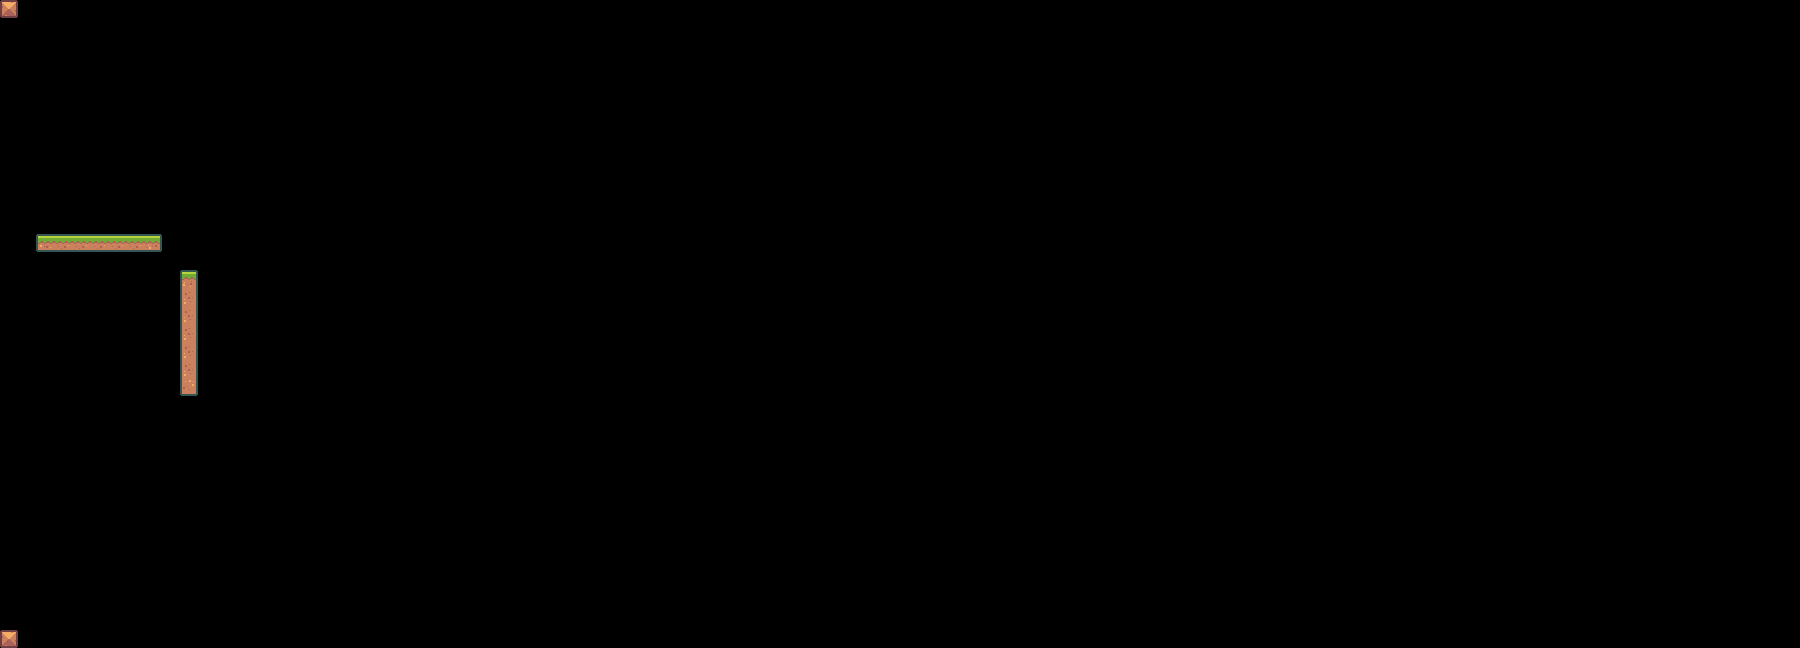

Below is a game level as drawn by its tile map, then a one-line description and the .tmx that defines it (tile-layer data replaced by summaries):
An orthogonal 100x36 tile map with 18x18 px tiles, 1 tile layer (Tile Layer 1).

<map version="1.5" tiledversion="1.7.2" orientation="orthogonal" renderorder="right-down" width="100" height="36" tilewidth="18" tileheight="18" infinite="0" nextlayerid="2" nextobjectid="1">
 <tileset firstgid="1" name="tiles" tilewidth="18" tileheight="18" spacing="2" tilecount="180" columns="20">
  <image source="../img/tiles.png" trans="000000" width="398" height="178" />
 </tileset>
 <layer id="1" name="Tile Layer 1" width="100" height="36">
  <data>[3600 cells, 16 non-empty, 7 distinct tile ids]</data>
 </layer>
</map>
